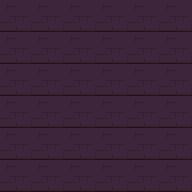

Tiled map render using the project's own tile images. Description and the whole map definition, tile-layer contents included, below:
An orthogonal 6x6 tile map with 32x32 px tiles, 1 tile layer (Camada de Blocos 1).

<map version="1.10" tiledversion="1.11.2" orientation="orthogonal" renderorder="right-down" width="6" height="6" tilewidth="32" tileheight="32" infinite="0" nextlayerid="2" nextobjectid="1">
 <tileset firstgid="1" source="Dungeon_Tileset.tsx" />
 <layer id="1" name="Camada de Blocos 1" width="6" height="6">
  <data encoding="csv">
7,7,7,7,7,7,
7,7,7,7,7,7,
7,7,7,7,7,7,
7,7,7,7,7,7,
7,7,7,7,7,7,
7,7,7,7,7,7
</data>
 </layer>
</map>
